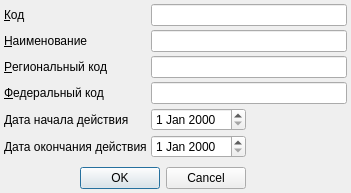
<?xml version="1.0" encoding="UTF-8"?>
<ui version="4.0">
 <class>RBDeathReasonEditor</class>
 <widget class="QDialog" name="RBDeathReasonEditor">
  <property name="geometry">
   <rect>
    <x>0</x>
    <y>0</y>
    <width>351</width>
    <height>193</height>
   </rect>
  </property>
  <property name="windowTitle">
   <string>ChangeMe!</string>
  </property>
  <property name="sizeGripEnabled">
   <bool>false</bool>
  </property>
  <layout class="QGridLayout">
   <property name="margin">
    <number>4</number>
   </property>
   <property name="spacing">
    <number>4</number>
   </property>
   <item row="9" column="0" colspan="2">
    <widget class="QDialogButtonBox" name="buttonBox">
     <property name="standardButtons">
      <set>QDialogButtonBox::Cancel|QDialogButtonBox::Ok</set>
     </property>
    </widget>
   </item>
   <item row="6" column="0">
    <spacer>
     <property name="orientation">
      <enum>Qt::Vertical</enum>
     </property>
     <property name="sizeHint" stdset="0">
      <size>
       <width>103</width>
       <height>16</height>
      </size>
     </property>
    </spacer>
   </item>
   <item row="0" column="0">
    <widget class="QLabel" name="lblCode">
     <property name="text">
      <string>&amp;Код</string>
     </property>
     <property name="buddy">
      <cstring>edtCode</cstring>
     </property>
    </widget>
   </item>
   <item row="1" column="0">
    <widget class="QLabel" name="lblName">
     <property name="text">
      <string>&amp;Наименование</string>
     </property>
     <property name="buddy">
      <cstring>edtName</cstring>
     </property>
    </widget>
   </item>
   <item row="4" column="0">
    <widget class="QLabel" name="lblBegDate">
     <property name="text">
      <string>Дата начала действия</string>
     </property>
     <property name="buddy">
      <cstring>edtBegDate</cstring>
     </property>
    </widget>
   </item>
   <item row="5" column="0">
    <widget class="QLabel" name="lblEndDate">
     <property name="text">
      <string>Дата окончания действия</string>
     </property>
     <property name="buddy">
      <cstring>edtEndDate</cstring>
     </property>
    </widget>
   </item>
   <item row="4" column="1">
    <widget class="CDateEdit" name="edtBegDate"/>
   </item>
   <item row="5" column="1">
    <widget class="CDateEdit" name="edtEndDate"/>
   </item>
   <item row="2" column="0">
    <widget class="QLabel" name="lblRegionalCode">
     <property name="text">
      <string>&amp;Региональный код</string>
     </property>
     <property name="buddy">
      <cstring>edtRegionalCode</cstring>
     </property>
    </widget>
   </item>
   <item row="3" column="0">
    <widget class="QLabel" name="lblFederalCode">
     <property name="text">
      <string>&amp;Федеральный код</string>
     </property>
     <property name="buddy">
      <cstring>edtFederalCode</cstring>
     </property>
    </widget>
   </item>
   <item row="4" column="2">
    <spacer name="horizontalSpacer">
     <property name="orientation">
      <enum>Qt::Horizontal</enum>
     </property>
     <property name="sizeHint" stdset="0">
      <size>
       <width>40</width>
       <height>20</height>
      </size>
     </property>
    </spacer>
   </item>
   <item row="0" column="1" colspan="2">
    <widget class="QLineEdit" name="edtCode"/>
   </item>
   <item row="1" column="1" colspan="2">
    <widget class="QLineEdit" name="edtName"/>
   </item>
   <item row="2" column="1" colspan="2">
    <widget class="QLineEdit" name="edtRegionalCode"/>
   </item>
   <item row="3" column="1" colspan="2">
    <widget class="QLineEdit" name="edtFederalCode"/>
   </item>
  </layout>
 </widget>
 <customwidgets>
  <customwidget>
   <class>CDateEdit</class>
   <extends>QDateEdit</extends>
   <header>library/DateEdit</header>
  </customwidget>
 </customwidgets>
 <tabstops>
  <tabstop>edtCode</tabstop>
  <tabstop>edtName</tabstop>
  <tabstop>edtRegionalCode</tabstop>
  <tabstop>edtFederalCode</tabstop>
  <tabstop>edtBegDate</tabstop>
  <tabstop>edtEndDate</tabstop>
  <tabstop>buttonBox</tabstop>
 </tabstops>
 <resources/>
 <connections>
  <connection>
   <sender>buttonBox</sender>
   <signal>accepted()</signal>
   <receiver>RBDeathReasonEditor</receiver>
   <slot>accept()</slot>
   <hints>
    <hint type="sourcelabel">
     <x>144</x>
     <y>89</y>
    </hint>
    <hint type="destinationlabel">
     <x>144</x>
     <y>52</y>
    </hint>
   </hints>
  </connection>
  <connection>
   <sender>buttonBox</sender>
   <signal>rejected()</signal>
   <receiver>RBDeathReasonEditor</receiver>
   <slot>reject()</slot>
   <hints>
    <hint type="sourcelabel">
     <x>144</x>
     <y>89</y>
    </hint>
    <hint type="destinationlabel">
     <x>144</x>
     <y>52</y>
    </hint>
   </hints>
  </connection>
 </connections>
</ui>
